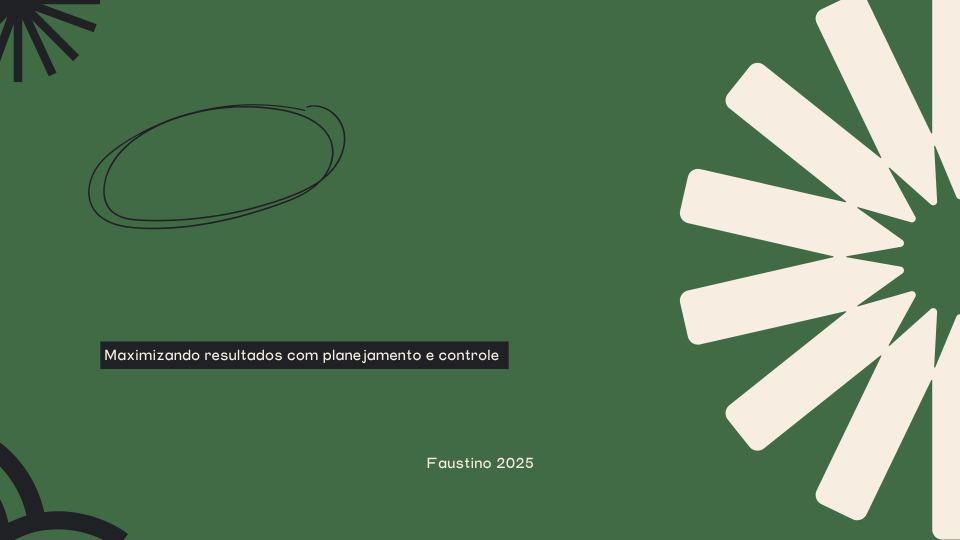
#> input picture templates_paginas/1.png, 1920 x 1080 px (shown at 1/2 size)
$ python criador.py
#> lines starting #> are read from the running program, lines starting #| are printed output that depends on the picture
from PIL import Image, ImageDraw, ImageFont
import matplotlib.pyplot as plt
from io import BytesIO
import numpy as np
import math


PATH_BASE_FONTES = 'fontes'

PATH_PAGINAS = {
    1:'templates_paginas/1.png',
    2:'templates_paginas/2.png',
    3:'templates_paginas/3.png',
    4:'templates_paginas/4.png',
    5:'templates_paginas/5.png',
    6:'templates_paginas/6.png',
    7:'templates_paginas/7.png',
    8:'templates_paginas/8.png',
    9:'templates_paginas/9.png',
    10:'templates_paginas/10.png',
}

PATH_FONTES = {
    'Sugo_Pro_Display':{
        'ExtraLight-trial':f'{PATH_BASE_FONTES}/sugo_pro_display/Sugo-Pro-Display-ExtraLight-trial.ttf'
    },

    'Arial':{
        'Arial-Normal':'arial.ttf'
    },

    'akzidenz-grotesk':{
        'akzidenz-grotesk':f'{PATH_BASE_FONTES}/akzidenz-grotesk/akzidenz-grotesk.ttf',
        'akzidenz-grotesk-bold':f'{PATH_BASE_FONTES}/akzidenz-grotesk/akzidenz-grotesk-bold.ttf'
    },
}


class GERADOR_DE_APRESENTACAO():

    def __init__(self, configuracoes):
        self.paginas_personalizadas = {}

        for confg in configuracoes:

            num_pagina = confg['pagina']
            curvado         = confg['curvado']
            grafico         = confg['grafico']

            if not num_pagina in self.paginas_personalizadas.keys():
                self.paginas_personalizadas[num_pagina] = None

            if curvado:
                raio            = confg['raio']
                centro          = confg['centro']
                angulo_inicial  = confg['angulo_inicial']
                espacamento     = confg['espacamento']
                orientacao      = confg['orientacao']
                alinhamento     = confg['alinhamento']

                self.adicionar_texto_curvado(num_pagina, texto, cor, fonte, raio, centro, angulo_inicial, espacamento, orientacao, alinhamento)

            elif grafico:
                tipo   = confg['grafico_tipo']
                pos_xy = confg['pos_xy']
                tamanho_do_grafico = confg['tamanho_do_grafico']

                if tipo == 'linha':
                    dados_do_grafico   = confg['dados_do_grafico']

                    self.inserir_grafico_linha(num_pagina, pos_xy, tamanho_do_grafico, None, dados_do_grafico)

                elif tipo == 'linha_funcao':
                    self.inserir_grafico_linha_funcao()

                elif tipo == 'pizza':
                    dados_do_grafico   = confg['dados_do_grafico']

                    self.inserir_grafico_pizzas(num_pagina, pos_xy, tamanho_do_grafico, None, dados_do_grafico, None)

                elif tipo == 'barra':
                    dados_1 = confg['dados_1']
                    dados_2 = confg['dados_2']

                    self.inserir_grafico_barras(num_pagina, pos_xy, tamanho_do_grafico, None, dados_1, dados_2, None, None)

                elif tipo == 'barra_deitada':
                    dados_do_grafico = confg['dados_do_grafico']

                    self.inserir_grafico_barras_deitadas(num_pagina, pos_xy, tamanho_do_grafico, None, dados_do_grafico, None)

                else:

                    dados_milhas  = confg['dados_do_grafico']
                    tamanho       = confg['tamanho_do_grafico']
                    self.inserir_grafico_milhas(num_pagina, dados_milhas, pos_xy, tamanho)

            else:
                texto      = confg['texto']
                pos_xy     = confg['pos_xy']
                cor        = confg['cor']
                fonte      = confg['fonte']
                alinhamento            = confg['alinhamento_texto']
                tamanho_caixa_de_texto = confg['tamanho_caixa_de_texto']
                margem                 = confg['margem_texto']
                espacamento            = confg['espacamento_texto']

                self.adicionar_texto(num_pagina, texto, pos_xy, cor, fonte, alinhamento, tamanho_caixa_de_texto, margem, espacamento)
#> the loop in escrever_texto_na_imagem, `for palavra in palavras:` made 4 passes
#> (bbox, largura_teste) on passes 1 to 4: ((0, 1, 543, 119), 543), ((0, 1, 1335, 119), 1335), ((0, 24, 910, 119), 910), ((0, 1, 782, 119), 782)
#> after the loop in escrever_texto_na_imagem, `for palavra in palavras:`: linhas = ['GESTÃO', 'FINANCEIRA']
#> the loop in escrever_texto_na_imagem, `for i, linha in enumerate(linhas):` made 3 passes
#> (linha, bbox, largura_linha, y) on passes 1 to 3: ('GESTÃO', (0, 1, 504, 119), 504, 155), ('FINANCEIRA', (0, 24, 752, 119), 752, 285), ('E CONTÁBIL', (0, 1, 742, 119), 742, 415)
#> after the loop in escrever_texto_na_imagem, `for i, linha in enumerate(linhas):`: y = 415
#> in adicionar_texto, `img_texto = self.escrever_texto_na_imagem(texto, alinhamento, tamanho_..`:
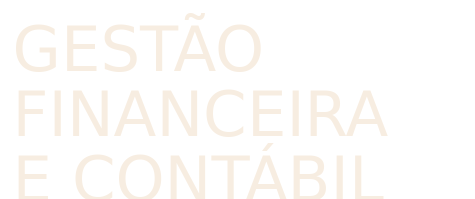
#> img_texto: PIL image 950x398 RGBA (shown at 1/2 size); mean R, G, B, A 40.6, 39, 37, 39; transparent parts drawn white
#> in adicionar_texto, `imagem.paste(img_texto, (int(pos_x), int(pos_y)), img_texto)`:
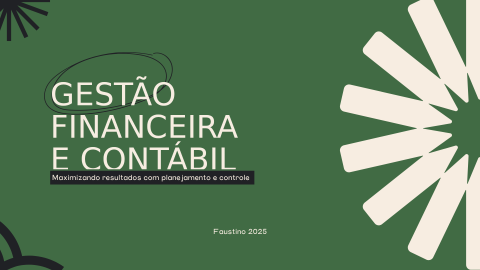
#> imagem: PIL image 1920x1080 RGBA (shown at 1/4 size); mean R, G, B, A 96, 127.3, 94.7, 254.8; transparent parts drawn white
#> pass 2 of the loop in __init__, `for confg in configuracoes:`:
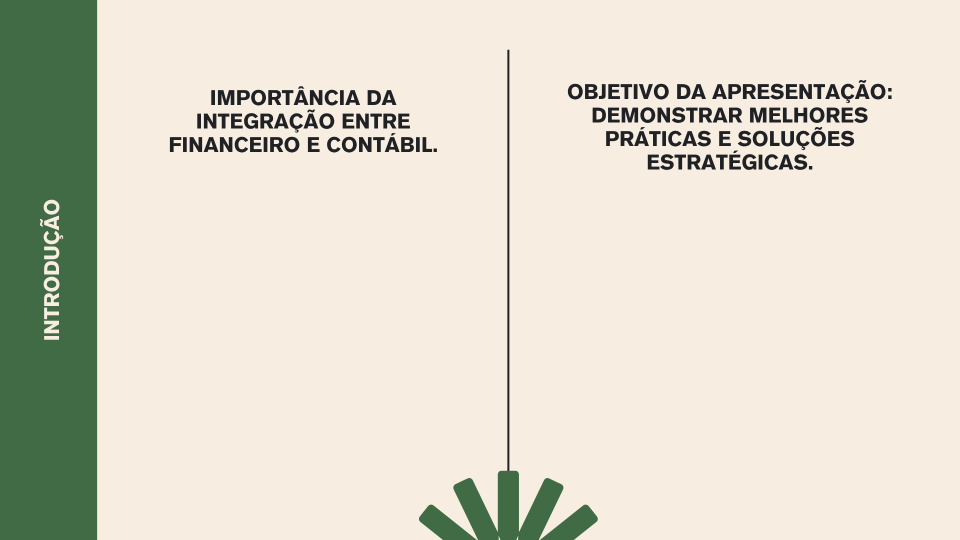
#> input picture templates_paginas/2.png, 1920 x 1080 px (shown at 1/2 size)
#> the loop in escrever_texto_na_imagem (call 2), `for palavra in palavras:` made 63 passes
#> (bbox, largura_teste) on passes 1 to 4: ((0, 6, 25, 24), 25), ((0, 5, 167, 29), 167), ((0, 5, 241, 29), 241), ((0, 5, 277, 29), 277)
#> the loop in escrever_texto_na_imagem (call 2), `for i, linha in enumerate(linhas):` made 10 passes
#> (linha, bbox, largura_linha, y) on passes 7, 10: ('patrimonial. Quando atuam de forma', (0, 5, 466, 29), 466, 230), ('obrigações fiscais.', (0, 5, 231, 29), 231, 320)
#> in adicionar_texto (call 2), `img_texto = self.escrever_texto_na_imagem(texto, alinhamento, tamanho_..`:
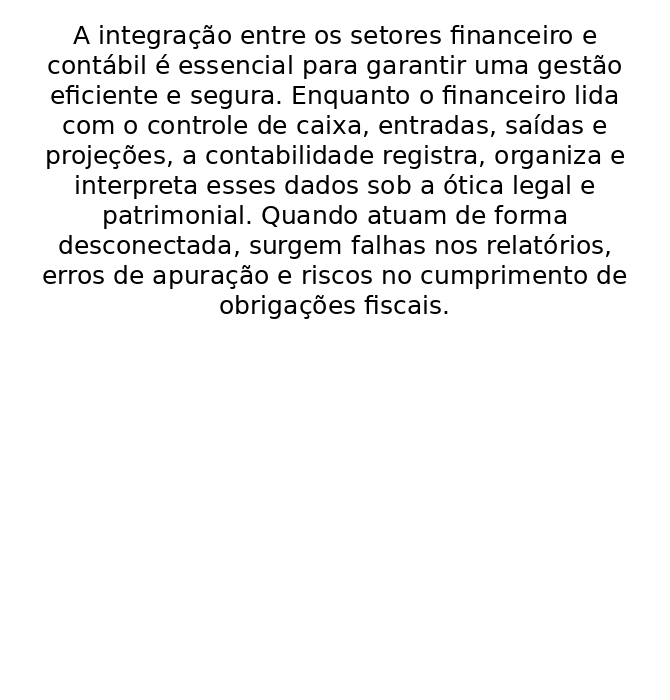
#> img_texto: PIL image 670x700 RGBA; mean R, G, B, A 0, 0, 0, 13.9; transparent parts drawn white
#> in adicionar_texto (call 2), `imagem.paste(img_texto, (int(pos_x), int(pos_y)), img_texto)`:
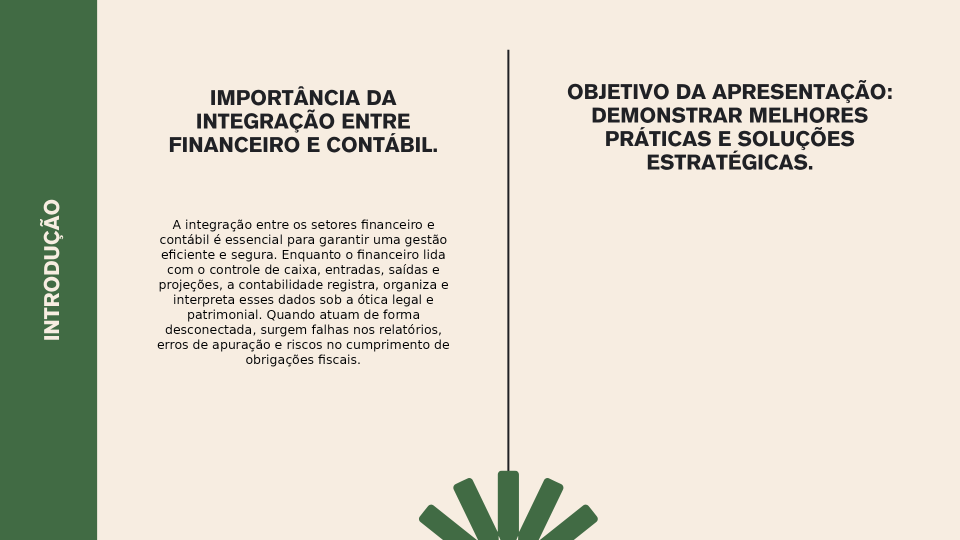
#> imagem: PIL image 1920x1080 RGBA (shown at 1/2 size); mean R, G, B, A 218, 214.2, 199.8, 254.6; transparent parts drawn white


        self.pdf = self.fazer_pdf(self.paginas_personalizadas)


    def adicionar_texto(self, pagina, texto, pos_xy, cor, fonte,
                        alinhamento, tamanho_caixa_de_texto, margem, espacamento):

        if self.paginas_personalizadas[pagina] != None:
            imagem = self.paginas_personalizadas[pagina]
        else:
            # Caminho para a imagem PNG de base
            caminho_imagem = PATH_PAGINAS[pagina]
            # Abrir a imagem
            imagem = Image.open(caminho_imagem).convert("RGBA")


        img_texto = self.escrever_texto_na_imagem(texto, alinhamento, tamanho_caixa_de_texto, fonte['caminho'], cor, fonte['tamanho'], margem, espacamento)

        pos_x, pos_y = pos_xy
        # Cola o gráfico na imagem base
        imagem.paste(img_texto, (int(pos_x), int(pos_y)), img_texto)

        self.paginas_personalizadas[pagina] = imagem

        print("Texto inserido com sucesso.")

    # [73 lines left out: function adicionar_texto_curvado, not called in this run]

    def escrever_texto_na_imagem(
        self,
        texto,
        alinhamento,
        tamanho_imagem,
        caminho_fonte,
        cor_texto,
        tamanho_fonte,
        margem = 20,
        espacamento = 5
    ):
        # Imagem RGBA com fundo transparente
        imagem = Image.new('RGBA', tamanho_imagem, color=(0, 0, 0, 0))
        draw = ImageDraw.Draw(imagem)

        fonte = ImageFont.truetype(caminho_fonte, tamanho_fonte)

        largura_maxima = tamanho_imagem[0] - 2 * margem
        palavras = texto.split()
        linhas = []
        linha = ""

        # Quebra de linha
        for palavra in palavras:
            teste_linha = linha + palavra + " "
            bbox = draw.textbbox((0, 0), teste_linha, font=fonte)
            largura_teste = bbox[2] - bbox[0]
            if largura_teste <= largura_maxima:
                linha = teste_linha
            else:
                linhas.append(linha.strip())
                linha = palavra + " "
        linhas.append(linha.strip())

        # Escrever texto com alinhamento
        y = margem
        for i, linha in enumerate(linhas):
            bbox = draw.textbbox((0, 0), linha, font=fonte)
            largura_linha = bbox[2] - bbox[0]

            if alinhamento.lower() == "esquerda":
                x = margem
            elif alinhamento.lower() == "direita":
                x = tamanho_imagem[0] - margem - largura_linha
            elif alinhamento.lower() == "centralizado":
                x = (tamanho_imagem[0] - largura_linha) // 2
            elif alinhamento.lower() == "justificado" and i != len(linhas) - 1:
                palavras_linha = linha.split()
                if len(palavras_linha) == 1:
                    x = margem
                else:
                    largura_total = sum(
                        draw.textbbox((0, 0), p, font=fonte)[2] - draw.textbbox((0, 0), p, font=fonte)[0]
                        for p in palavras_linha
                    )
                    espaco_total = largura_maxima - largura_total
                    espaco_entre = espaco_total // (len(palavras_linha) - 1)
                    x = margem
                    for palavra in palavras_linha:
                        draw.text((x, y), palavra, fill=cor_texto + (255,), font=fonte)
                        largura_palavra = draw.textbbox((0, 0), palavra, font=fonte)[2] - draw.textbbox((0, 0), palavra, font=fonte)[0]
                        x += largura_palavra + espaco_entre
                    y += tamanho_fonte + espacamento
                    continue
            else:
                x = margem  # fallback

            draw.text((x, y), linha, fill=cor_texto + (255,), font=fonte)
            y += tamanho_fonte + espacamento

        return imagem


    # Graficos ------------------------------------------
    # [54 lines left out: function inserir_grafico_milhas, not called in this run]
        # return imagem_base


    def inserir_grafico_barras_deitadas(self, pagina, posicao, tamanho,
                                        categorias=None, valores=None, cor_barras=None):

        if self.paginas_personalizadas[pagina] is not None:
            imagem_base = self.paginas_personalizadas[pagina]
        else:
            caminho_imagem = PATH_PAGINAS[pagina]
            imagem_base = Image.open(caminho_imagem).convert("RGBA")

        categorias = categorias or [
            'Integração de dados',
            'Conformidade com regulamentações',
            'Controle de custos e prevenção de erros',
            'Adaptação à transformação digital'
        ]
        valores = valores or [12, 15, 18, 40]
        cor_barras = cor_barras or '#6db07b'

        fig, ax = plt.subplots(figsize=(8, 4), facecolor='#f8ecdf')
        barras = ax.barh(categorias, valores, color=cor_barras, edgecolor='none')

        for barra in barras:
            largura = barra.get_width()
            ax.text(largura + 1, barra.get_y() + barra.get_height() / 2,
                    f'{int(largura)}', va='center', ha='left',
                    fontsize=10, weight='bold', color='#333333')

        ax.invert_yaxis()
        ax.set_xlim(0, max(valores) + 10)
        ax.set_facecolor('#f8ecdf')
        ax.tick_params(axis='x', labelsize=10)
        ax.tick_params(axis='y', labelsize=10)

        for spine in ax.spines.values():
            spine.set_visible(False)

        ax.xaxis.grid(True, linestyle='--', alpha=0.4)
        plt.tight_layout()

        buffer = BytesIO()
        plt.savefig(buffer, format='PNG', transparent=True)
        plt.close(fig)
        buffer.seek(0)
        grafico_img = Image.open(buffer)
        grafico_redimensionado = grafico_img.resize(tamanho)
        imagem_base.paste(grafico_redimensionado, posicao, grafico_redimensionado)

        self.paginas_personalizadas[pagina] = imagem_base


    def inserir_grafico_barras(self, pagina, posicao, tamanho,
                            categorias=None, contabil=None, financeiro=None,
                            cor_contabil=None, cor_financeiro=None):

        if self.paginas_personalizadas[pagina] is not None:
            imagem_base = self.paginas_personalizadas[pagina]
        else:
            caminho_imagem = PATH_PAGINAS[pagina]
            imagem_base = Image.open(caminho_imagem).convert("RGBA")

        categorias = categorias or ['Item 1', 'Item 2', 'Item 3', 'Item 4']
        contabil = contabil or [8, 12, 15, 20]
        financeiro = financeiro or [5, 10, 12, 22]
        cor_contabil = cor_contabil or '#0d1f14'
        cor_financeiro = cor_financeiro or '#2d6a2d'
        x = np.arange(len(categorias))

        fig, ax = plt.subplots(figsize=(6, 4), facecolor='#f8ecdf')
        ax.bar(x, contabil, color=cor_contabil, label='Contábil')
        ax.bar(x, financeiro, bottom=contabil, color=cor_financeiro, label='Financeiro')
        ax.set_xticks(x)
        ax.set_xticklabels(categorias, fontsize=10, weight='bold')
        ax.set_title('Desempenho por Área', fontsize=14, weight='bold', pad=15, color='#333333')
        ax.set_ylabel('Valores', fontsize=10, weight='bold')
        ax.set_axisbelow(True)
        ax.yaxis.grid(True, linestyle='--', alpha=0.5)
        ax.set_facecolor('#f8ecdf')
        ax.tick_params(axis='y', labelsize=10)
        ax.legend(loc='upper center', ncol=2, frameon=False, fontsize=10, bbox_to_anchor=(0.5, 1.1))
        plt.tight_layout()

        buffer = BytesIO()
        plt.savefig(buffer, format='PNG', transparent=True)
        plt.close(fig)
        buffer.seek(0)
        grafico_img = Image.open(buffer)
        grafico_redimensionado = grafico_img.resize(tamanho)
        imagem_base.paste(grafico_redimensionado, posicao, grafico_redimensionado)
        self.paginas_personalizadas[pagina] = imagem_base


    # [40 lines left out: function inserir_grafico_linha_funcao, not called in this run]


    def inserir_grafico_linha(self, pagina, posicao, tamanho,
                            categorias=None, valores=None):
        if self.paginas_personalizadas[pagina] is not None:
            imagem_base = self.paginas_personalizadas[pagina]
        else:
            caminho_imagem = PATH_PAGINAS[pagina]
            imagem_base = Image.open(caminho_imagem).convert("RGBA")

        categorias = categorias or ['Item 1', 'Item 2', 'Item 3', 'Item 4', 'Item 5']
        valores = valores or [22, 28, 30, 40, 48]

        fig, ax = plt.subplots(figsize=(6, 2.5), facecolor='#f8ecdf')
        ax.plot(categorias, valores, color='#1b4024', marker='o',
                linestyle='-', linewidth=1.5, markersize=4)
        ax.set_facecolor('#f8ecdf')
        ax.tick_params(axis='x', labelsize=9)
        ax.tick_params(axis='y', labelsize=9)
        ax.yaxis.grid(True, linestyle='--', linewidth=0.6, alpha=0.4)
        ax.xaxis.grid(False)
        for spine in ax.spines.values():
            spine.set_visible(False)
        plt.tight_layout()

        buffer = BytesIO()
        plt.savefig(buffer, format='PNG', transparent=True)
        plt.close(fig)
        buffer.seek(0)
        grafico_img = Image.open(buffer)
        grafico_redimensionado = grafico_img.resize(tamanho)
        imagem_base.paste(grafico_redimensionado, posicao, grafico_redimensionado)
        self.paginas_personalizadas[pagina] = imagem_base


    def inserir_grafico_pizzas(self, pagina, posicao, tamanho,
                                labels=None, dados=None, cores=None):
        if self.paginas_personalizadas[pagina] is not None:
            imagem_base = self.paginas_personalizadas[pagina]
        else:
            caminho_imagem = PATH_PAGINAS[pagina]
            imagem_base = Image.open(caminho_imagem).convert("RGBA")

        labels = labels or ['Item 1', 'Item 2', 'Item 3', 'Item 4', 'Item 5']
        dados = dados or [20, 20, 20, 20, 20]
        cores = cores or ['#0d1f14', '#6db07b', '#2d6a2d', '#5e6b5e', '#39633d']

        fig, ax = plt.subplots(figsize=(6, 6), facecolor='#f8ecdf')
        wedges, texts, autotexts = ax.pie(dados, labels=labels, colors=cores,
            startangle=90, counterclock=False,
            wedgeprops={'linewidth': 1.0, 'edgecolor': 'white'},
            autopct='%1.0f%%', pctdistance=0.85,
            textprops={'fontsize': 10, 'weight': 'bold'})

        for text in texts:
            text.set_fontsize(10)
            text.set_weight('bold')
            text.set_color('black')
        ax.axis('equal')
        plt.title('Distribuição dos Itens', fontsize=14, weight='bold', color='#333333', pad=20)
        plt.tight_layout()

        buffer = BytesIO()
        plt.savefig(buffer, format='PNG', transparent=True)
        plt.close(fig)
        buffer.seek(0)
        grafico_img = Image.open(buffer)
        grafico_redimensionado = grafico_img.resize(tamanho)
        imagem_base.paste(grafico_redimensionado, posicao, grafico_redimensionado)
        self.paginas_personalizadas[pagina] = imagem_base


    def fazer_pdf(self, lista_imagens):
            """
            Recebe uma lista de objetos PIL.Image e retorna um PDF em memória (BytesIO).
            """
            lista_ordenada = dict(sorted(lista_imagens.items()))
#> lista_ordenada = 6 items

            # Converter todas as imagens para RGB
            imagens_rgb = [img.convert("RGB") for img in lista_ordenada.values()]
#> imagens_rgb = 6 items

            # PDF em memória
            pdf_em_memoria = BytesIO()
            imagens_rgb[0].save(pdf_em_memoria, format="PDF", save_all=True, append_images=imagens_rgb[1:])
            pdf_em_memoria.seek(0)

            # Agora salve isso em um arquivo PDF no disco
            with open("saida_final.pdf", "wb") as f:
                f.write(pdf_em_memoria.getbuffer())

            # response = HttpResponse(pdf_em_memoria.getvalue(), content_type='application/pdf')
            # response['Content-Disposition'] = f'attachment; filename="cotacao_{1}.pdf"'
            return pdf_em_memoria

    def coletar_pdf(self):
        return self.pdf


confg = [
    {
    'pagina':1,
    'texto':'Gestão Financeira e Contábil'.upper(),
    'pos_xy':(176, 279),
    'cor':(247, 237, 225),
    'alinhamento_texto':'esquerda',
    'tamanho_caixa_de_texto': (950, 398),
    'margem_texto': 25,
    'espacamento_texto': 5,

    'fonte':{
        'caminho':PATH_FONTES['akzidenz-grotesk']['akzidenz-grotesk-bold'],
        'tamanho':125,
    },

    'curvado':False,
    'grafico':False,
    },

    {
    'pagina':2,
    'texto':'A integração entre os setores financeiro e contábil é essencial para garantir uma gestão eficiente e segura. Enquanto o financeiro lida com o controle de caixa, entradas, saídas e projeções, a contabilidade registra, organiza e interpreta esses dados sob a ótica legal e patrimonial. Quando atuam de forma desconectada, surgem falhas nos relatórios, erros de apuração e riscos no cumprimento de obrigações fiscais.',

    'pos_xy':(272, 414),
    'cor':(0, 0, 0),
    'alinhamento_texto':'centralizado',
    'tamanho_caixa_de_texto': (670, 700),
    'margem_texto': 20,
    'espacamento_texto':5,

    'fonte':{
        'caminho':PATH_FONTES['akzidenz-grotesk']['akzidenz-grotesk'],
        'tamanho':25,
    },

    'curvado':False,
    'grafico':False,
    },

    {
    'pagina':2,
    'texto':'A integração entre os setores financeiro e contábil é uma das melhores práticas para alcançar eficiência, segurança e inteligência na gestão corporativa. O setor financeiro projeta, controla e executa o fluxo de recursos, enquanto a contabilidade registra e analisa esses dados conforme as normas legais. Quando atuam de forma alinhada, reduzem-se erros, retrabalhos e riscos fiscais, além de garantir relatórios mais precisos e confiáveis.',

    'pos_xy':(1125, 414),
    'cor':(0, 0, 0),
    'alinhamento_texto':'centralizado',
    'tamanho_caixa_de_texto': (670, 700),
    'margem_texto': 20,
    'espacamento_texto':5,

    'fonte':{
        'caminho':PATH_FONTES['akzidenz-grotesk']['akzidenz-grotesk'],
        'tamanho':25,
    },

    'curvado':False,
    'grafico':False,
    },


    {
    'pagina':3,
    'pos_xy':(1181, 289),
    'curvado':False,
    'grafico':True,
    'grafico_tipo':'pizza',
    'dados_do_grafico': [30, 10, 15, 25, 20],
    'tamanho_do_grafico':(632, 578),
    },

    {
    'pagina':4,
    'pos_xy':(1081, 472),
    'curvado':False,
    'grafico':True,
    'grafico_tipo':'barra',
    'dados_1': [12, 20, 32, 51],
    'dados_2': [7, 11, 18, 26],
    'tamanho_do_grafico':(666, 501),
    },

    {
    'pagina':5,
    'pos_xy':(143, 312),
    'curvado':False,
    'grafico':True,
    'grafico_tipo':'barra_deitada',
    'dados_do_grafico': [12, 20, 25, 51],
    'tamanho_do_grafico':(1450, 661),
    },

    {
    'pagina':6,
    'pos_xy':(870, 240),
    'curvado':False,
    'grafico':True,
    'grafico_tipo':'linha',
    'dados_do_grafico': [8, 20, 12, 23, 21],
    'tamanho_do_grafico':(811, 245),
    },

    {
    'pagina':6,
    'pos_xy':(870, 711),
    'curvado':False,
    'grafico':True,
    'grafico_tipo':'linha',
    'dados_do_grafico': [20, 28, 31, 40, 54],
    'tamanho_do_grafico':(811, 245),
    },

]


GERADOR_DE_APRESENTACAO(confg)
